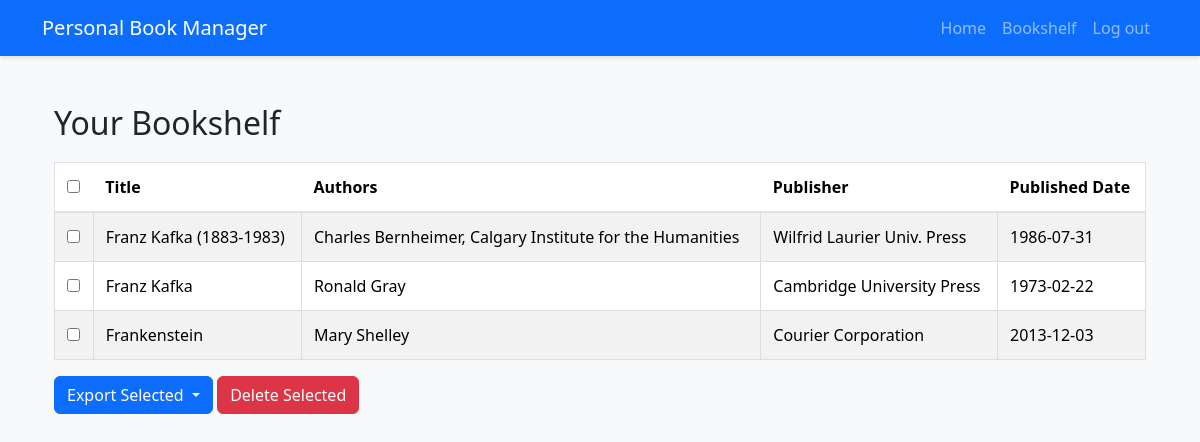
Before: /bookshelf (signed in) with the older database file.
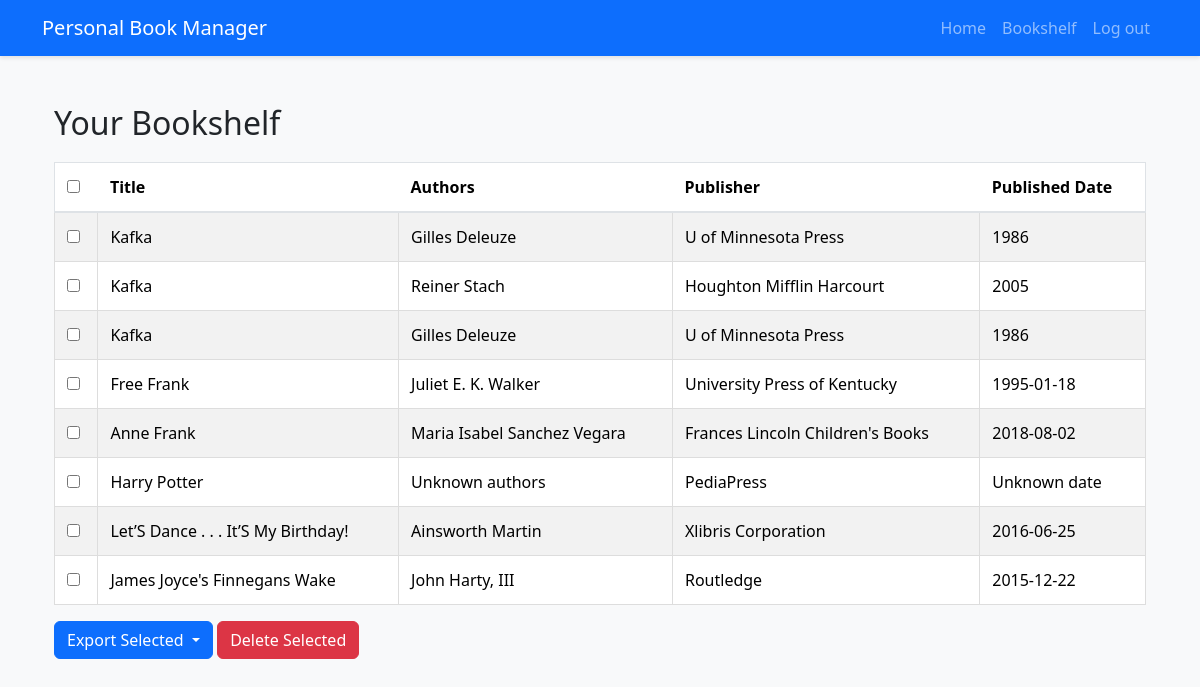
After: the same page with the newer database file.
### tables this page shows
CREATE TABLE books (
    id INTEGER PRIMARY KEY AUTOINCREMENT NOT NULL,
    title TEXT,
    authors TEXT,
    publisher TEXT,
    publishedDate INTEGER,
    user_id INTEGER,
    FOREIGN KEY (user_id) REFERENCES users (id)
);

### app.py (the view)
@app.route("/bookshelf", methods=["GET", "POST"])
@login_required
def bookshelf():
    user_id = session.get("user_id")
    if request.method == "POST":
        data = request.get_json()
        book_ids = data.get('books', [])
        if not book_ids:
            return jsonify({'success': False, 'message': 'No books selected for deletion'}), 400
        db.execute(
            """
            DELETE FROM books WHERE id IN ({seq}) AND user_id = ?
            """.format(seq=','.join(['?']*len(book_ids))),
            *book_ids, user_id
        )
        return jsonify({'success': True, 'message': 'Books deleted successfully'}), 200
    else:
        books = db.execute(
            """
            SELECT * FROM books WHERE user_id = ?
            """,
            user_id
        )
        for book in books:
            book['authors'] = book['authors'].split(', ')
        return render_template("bookshelf.html", books=books)

### app.py (called while the page is built)
def login_required(f):
    @wraps(f)
    def decorated_function(*args, **kwargs):
        if session.get("user_id") is None:
            return redirect("/login")
        return f(*args, **kwargs)
    return decorated_function

@app.after_request
def after_request(response):
    response.headers["Cache-Control"] = "no-cache, no-store, must-revalidate"
    response.headers["Expires"] = 0
    response.headers["Pragma"] = "no-cache"
    return response

### templates/bookshelf.html (shortened to what this page needs)
{% extends "layout.html" %}
{% block content %}
	<div class="container mt-4">
		<h2>Your Bookshelf</h2>
		{% if books %}
			<form id="bookshelfForm">
				<table class="table table-striped">
					<thead>
						<tr>
							<th><input type="checkbox" id="selectAll" /></th>
							<th>Title</th>
							<th>Authors</th>
							<th>Publisher</th>
							<th>Published Date</th>
						</tr>
					</thead>
					<tbody>
						{% for book in books %}
							<tr>
								<td>
									<input type="checkbox" name="book" value="{{ book.id }}" />
								</td>
								<td>{{ book.title }}</td>
								<td>{{ ', '.join(book.authors) }}</td>
								<td>{{ book.publisher }}</td>
								<td>{{ book.publishedDate }}</td>
							</tr>
						{% endfor %}
					</tbody>
				</table>
				<div class="btn-group">
					<button
						type="button"
						class="btn btn-primary dropdown-toggle"
						data-bs-toggle="dropdown"
						aria-haspopup="true"
						aria-expanded="false"
					>
						Export Selected
					</button>
				</div>
				<button type="button" id="deleteSelected" class="btn btn-danger">
					Delete Selected
				</button>
			</form>
		{% else %}
			<p>You have no books in your bookshelf.</p>
		{% endif %}
	</div>
{% endblock %}

### templates/layout.html (shortened to what this page needs)
<!doctype html>
<html lang="en">
	<head>
		<link
			href="https://cdn.jsdelivr.net/npm/bootstrap@5.3.3/dist/css/bootstrap.min.css"
			rel="stylesheet"
		/>
		<link rel="stylesheet" href="/static/styles.css" />
	</head>
	<body>
		<nav class="navbar navbar-expand-lg navbar-dark bg-primary">
			<div class="container">
				<a class="navbar-brand" href="/">Personal Book Manager</a>
				<div class="collapse navbar-collapse" id="navbarNav">
					<ul class="navbar-nav ms-auto">
						<li class="nav-item">
							<a class="nav-link" href="/">Home</a>
						</li>
						{% if session["user_id"] %}
							<li class="nav-item">
								<a class="nav-link" href="/bookshelf">Bookshelf</a>
							</li>
							<li class="nav-item">
								<a class="nav-link" href="/logout">Log out</a>
							</li>
						{% endif %}
					</ul>
				</div>
			</div>
		</nav>
		<main class="container py-4">{% block content %}{% endblock %}</main>
	</body>
</html>

### static/styles.css (style rules this page uses)
body { background-color: #f8f9fa; }
.navbar { box-shadow: 0 2px 4px rgba(0, 0, 0, 0.1); }
table { width: 100%; border-collapse: collapse; margin-top: 20px; }
table, td { border: 1px solid #ddd; }
td { padding: 12px; text-align: left; }
tr:nth-child(even) { background-color: #f9f9f9; }
.table { width: 100%; margin-bottom: 1rem; color: #212529; }
.table th, .table td { padding: 0.75rem; vertical-align: top; border-top: 1px solid #dee2e6; }
.table thead th { vertical-align: bottom; border-bottom: 2px solid #dee2e6; }
.table-striped tbody tr:nth-of-type(odd) { background-color: rgba(0, 0, 0, 0.05); }

Changed rows visible on the page:
removed books: title "Franz Kafka (1883-1983)", authors "Charles Bernheimer, Calgary Institute for the Humanities", publisher "Wilfrid Laurier Univ. Press", publishedDate "1986-07-31"
removed books: title "Franz Kafka", authors "Ronald Gray", publisher "Cambridge University Press", publishedDate "1973-02-22"
removed books: title "Frankenstein", authors "Mary Shelley", publisher "Courier Corporation", publishedDate "2013-12-03"
added books: title "Kafka", authors "Gilles Deleuze", publisher "U of Minnesota Press", publishedDate "1986"
added books: title "Kafka", authors "Reiner Stach", publisher "Houghton Mifflin Harcourt", publishedDate "2005"
added books: title "Kafka", authors "Gilles Deleuze", publisher "U of Minnesota Press", publishedDate "1986"
added books: title "Free Frank", authors "Juliet E. K. Walker", publisher "University Press of Kentucky", publishedDate "1995-01-18"
added books: title "Anne Frank", authors "Maria Isabel Sanchez Vegara", publisher "Frances Lincoln Children's Books", publishedDate "2018-08-02"
added books: title "Harry Potter", authors "Unknown authors", publisher "PediaPress", publishedDate "Unknown date"
added books: title "Let’S Dance . . . It’S My Birthday!", authors "Ainsworth Martin", publisher "Xlibris Corporation", publishedDate "2016-06-25"
added books: title "James Joyce's Finnegans Wake", authors "John Harty, III", publisher "Routledge", publishedDate "2015-12-22"
